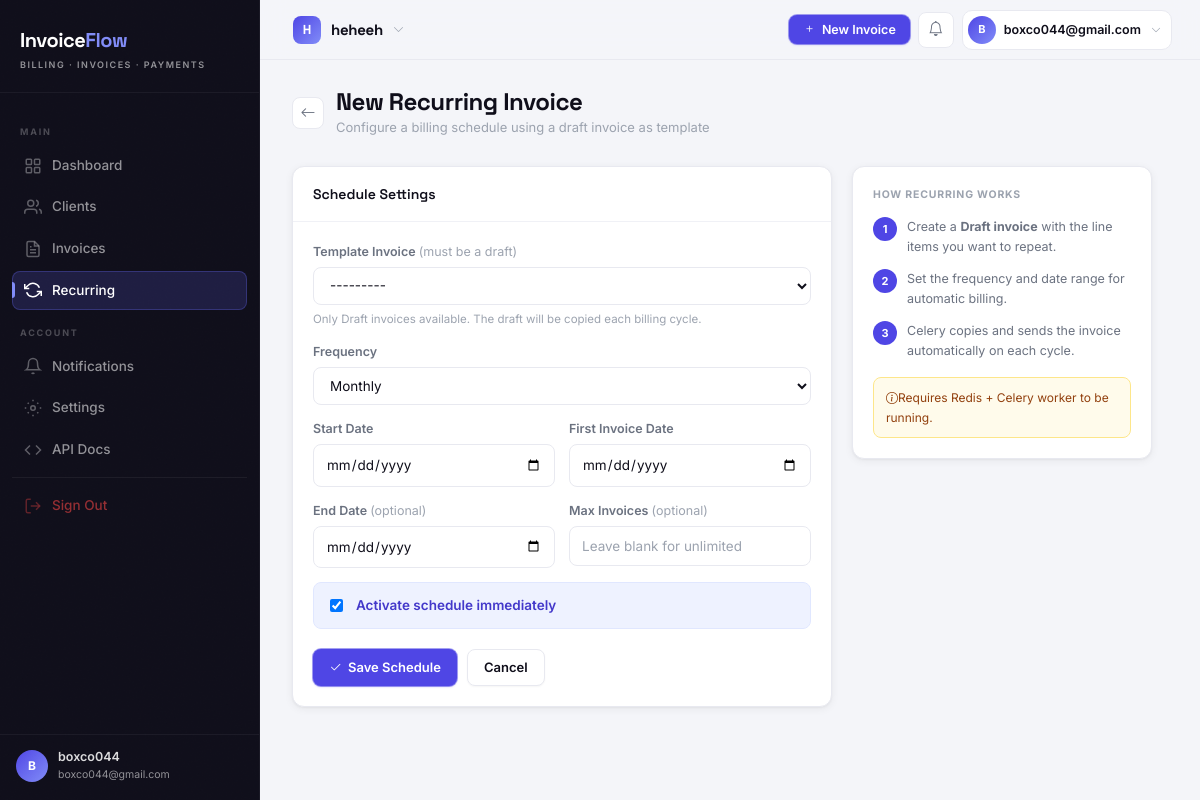
The app's page /recurring/new/ (signed in) with its own data.
### accounts/models.py (models this page shows, shortened)
class User(AbstractUser):
    id = models.UUIDField(primary_key=True, default=uuid.uuid4, editable=False)
    email = models.EmailField(unique=True)
    avatar = models.ImageField(upload_to='avatars/', null=True, blank=True)
    is_email_verified = models.BooleanField(default=False)
    totp_secret = models.CharField(max_length=64, blank=True, default='')
    totp_enabled = models.BooleanField(default=False)
    created_at = models.DateTimeField(auto_now_add=True)
    updated_at = models.DateTimeField(auto_now=True)
    USERNAME_FIELD = 'email'
    REQUIRED_FIELDS = ['username']
    class Meta:
        verbose_name = 'User'
        verbose_name_plural = 'Users'

### organizations/models.py (models this page shows, shortened)
class Organization(models.Model):
    PLAN_FREE = 'free'
    PLAN_PRO = 'pro'
    PLAN_ENTERPRISE = 'enterprise'
    PLAN_CHOICES = [
        (PLAN_FREE, 'Free'),
        (PLAN_PRO, 'Pro'),
        (PLAN_ENTERPRISE, 'Enterprise'),
    ]
    id = models.UUIDField(primary_key=True, default=uuid.uuid4, editable=False)
    name = models.CharField(max_length=200)
    slug = models.SlugField(unique=True, max_length=100)
    owner = models.ForeignKey(
        settings.AUTH_USER_MODEL,
        on_delete=models.PROTECT,
        related_name='owned_organizations',
    )
    logo = models.ImageField(upload_to='org_logos/', null=True, blank=True)
    address = models.TextField(blank=True)
    currency = models.CharField(max_length=3, default='USD')
    tax_rate = models.DecimalField(max_digits=5, decimal_places=2, default=0)
    payment_terms = models.IntegerField(default=30, help_text='Default net days')
    stripe_customer_id = models.CharField(max_length=100, blank=True)
    plan = models.CharField(max_length=20, choices=PLAN_CHOICES, default=PLAN_FREE)
    website = models.URLField(blank=True)
    phone = models.CharField(max_length=30, blank=True)
    created_at = models.DateTimeField(auto_now_add=True)
    updated_at = models.DateTimeField(auto_now=True)
    class Meta:
        verbose_name = 'Organization'
        verbose_name_plural = 'Organizations'

### recurring/models.py (models this page shows, shortened)
class RecurringInvoice(models.Model):
    FREQ_WEEKLY = 'weekly'
    FREQ_MONTHLY = 'monthly'
    FREQ_QUARTERLY = 'quarterly'
    FREQ_ANNUALLY = 'annually'
    FREQ_CHOICES = [
        (FREQ_WEEKLY, 'Weekly'),
        (FREQ_MONTHLY, 'Monthly'),
        (FREQ_QUARTERLY, 'Quarterly'),
        (FREQ_ANNUALLY, 'Annually'),
    ]
    id = models.UUIDField(primary_key=True, default=uuid.uuid4, editable=False)
    organization = models.ForeignKey(
        Organization, on_delete=models.CASCADE, related_name='recurring_invoices',
    )
    template_invoice = models.ForeignKey(
        Invoice, on_delete=models.CASCADE, related_name='recurring_schedules',
        help_text='Draft invoice used as template',
    )
    frequency = models.CharField(max_length=20, choices=FREQ_CHOICES, default=FREQ_MONTHLY)
    start_date = models.DateField()
    end_date = models.DateField(null=True, blank=True)
    max_occurrences = models.IntegerField(null=True, blank=True)
    occurrences_sent = models.IntegerField(default=0)
    next_run_date = models.DateField()
    is_active = models.BooleanField(default=True)
    created_at = models.DateTimeField(auto_now_add=True)
    class Meta:
        verbose_name = 'Recurring Invoice'
        ordering = ['next_run_date']

### recurring/views.py (the view, shortened to what this page needs)
# urls.py: path('new/', views.recurring_create, name='create'),
@login_required
def recurring_create(request):
    org = _get_org(request)
    if not org:
        return redirect('organizations:onboarding')
    form = RecurringForm(org=org)
    return render(request, 'recurring/form.html', {'form': form, 'org': org, 'title': 'New Recurring Invoice'})

### recurring/views.py
class RecurringForm(forms.ModelForm):
    class Meta:
        model = RecurringInvoice
        fields = ['template_invoice', 'frequency', 'start_date', 'end_date',
                  'max_occurrences', 'next_run_date', 'is_active']
        widgets = {
            'template_invoice': forms.Select(attrs={'class': 'form-control'}),
            'frequency': forms.Select(attrs={'class': 'form-control'}),
            'start_date': forms.DateInput(attrs={'class': 'form-control', 'type': 'date'}),
            'end_date': forms.DateInput(attrs={'class': 'form-control', 'type': 'date'}),
            'next_run_date': forms.DateInput(attrs={'class': 'form-control', 'type': 'date'}),
            'max_occurrences': forms.NumberInput(attrs={'class': 'form-control', 'placeholder': 'Leave blank for unlimited'}),
            'is_active': forms.CheckboxInput(attrs={'class': 'form-check-input'}),
        }
    def __init__(self, *args, org=None, **kwargs):
        super().__init__(*args, **kwargs)
        if org:
            self.fields['template_invoice'].queryset = Invoice.objects.filter(
                organization=org, status=Invoice.STATUS_DRAFT
            )

### recurring/views.py (called while the page is built)
def _get_org(request):
    m = OrganizationMembership.objects.filter(user=request.user).select_related('organization').first()
    return m.organization if m else None

### templates/recurring/form.html (shortened to what this page needs)
{% extends 'base.html' %}
{% block content %}
<div class="page-header">
  <div class="page-header-left">
    <div style="display:flex;align-items:center;gap:12px;">
      <a href="{% url 'recurring:list' %}" class="btn-icon" style="width:32px;height:32px;flex-shrink:0;text-decoration:none;"><i class="bi bi-arrow-left"></i></a>
      <div>
        <h1 class="page-title" style="margin-bottom:0;">{{ title }}</h1>
        <p class="page-subtitle" style="margin:0;">Configure a billing schedule using a draft invoice as template</p>
      </div>
    </div>
  </div>
</div>
<div class="layout-form" style="max-width:860px;">
  <div class="card">
    <div class="card-header"><h3 class="card-header-title">Schedule Settings</h3></div>
    <div class="card-body">
      <form method="post">
        <div style="display:grid;gap:14px;">
          <div>
            <label class="form-label">Template Invoice <span style="color:var(--text-muted);font-weight:400;">(must be a draft)</span></label>
            {{ form.template_invoice }}
            <p style="font-size:11.5px;color:var(--text-muted);margin:5px 0 0;">Only Draft invoices available. The draft will be copied each billing cycle.</p>
          </div>
          <div>
            <label class="form-label">Frequency</label>
            {{ form.frequency }}
          </div>
          <div class="form-grid-2">
            <div>
              <label class="form-label">Start Date</label>
              {{ form.start_date }}
            </div>
            <div>
              <label class="form-label">First Invoice Date</label>
              {{ form.next_run_date }}
            </div>
            <div>
              <label class="form-label">End Date <span style="font-weight:400;color:var(--text-muted);">(optional)</span></label>
              {{ form.end_date }}
            </div>
            <div>
              <label class="form-label">Max Invoices <span style="font-weight:400;color:var(--text-muted);">(optional)</span></label>
              {{ form.max_occurrences }}
            </div>
          </div>
          <div style="display:flex;align-items:center;gap:10px;padding:12px;background:var(--brand-50);border-radius:8px;border:1px solid var(--brand-100);">
            {{ form.is_active }}
            <label style="font-size:13.5px;font-weight:600;color:var(--brand-700);cursor:pointer;margin:0;">Activate schedule immediately</label>
          </div>
        </div>
        <div style="display:flex;gap:10px;margin-top:20px;">
          <button type="submit" class="btn btn-primary"><i class="bi bi-check2"></i> Save Schedule</button>
          <a href="{% url 'recurring:list' %}" class="btn btn-secondary">Cancel</a>
        </div>
      </form>
    </div>
  </div>
  <div class="card">
    <div class="card-body">
      <div style="font-size:10.5px;font-weight:700;letter-spacing:0.8px;text-transform:uppercase;color:var(--text-muted);margin-bottom:14px;">How Recurring Works</div>
      <div style="display:flex;flex-direction:column;gap:12px;">
        <div style="display:flex;gap:10px;align-items:flex-start;">
          <div style="width:24px;height:24px;border-radius:50%;background:var(--brand-600);color:#fff;font-size:11px;font-weight:700;display:flex;align-items:center;justify-content:center;flex-shrink:0;">1</div>
          <div style="font-size:12.5px;color:var(--text-secondary);">Create a <strong>Draft invoice</strong> with the line items you want to repeat.</div>
        </div>
        <div style="display:flex;gap:10px;align-items:flex-start;">
          <div style="width:24px;height:24px;border-radius:50%;background:var(--brand-600);color:#fff;font-size:11px;font-weight:700;display:flex;align-items:center;justify-content:center;flex-shrink:0;">2</div>
          <div style="font-size:12.5px;color:var(--text-secondary);">Set the frequency and date range for automatic billing.</div>
        </div>
        <div style="display:flex;gap:10px;align-items:flex-start;">
          <div style="width:24px;height:24px;border-radius:50%;background:var(--brand-600);color:#fff;font-size:11px;font-weight:700;display:flex;align-items:center;justify-content:center;flex-shrink:0;">3</div>
          <div style="font-size:12.5px;color:var(--text-secondary);">Celery copies and sends the invoice automatically on each cycle.</div>
        </div>
      </div>
      <div style="margin-top:16px;padding:10px 12px;background:#fffbeb;border-radius:8px;border:1px solid #fde68a;">
        <div style="font-size:12px;color:#92400e;"><i class="bi bi-info-circle me-1"></i>Requires Redis + Celery worker to be running.</div>
      </div>
    </div>
  </div>
</div>
{% endblock %}

### templates/base.html (shortened to what this page needs)
<!DOCTYPE html>
<html lang="en">
<head>
  <link rel="stylesheet" href="https://cdn.jsdelivr.net/npm/bootstrap-icons@1.11.3/font/bootstrap-icons.min.css">
  {% load static %}
  <link rel="stylesheet" href="{% static 'css/invoiceflow.css' %}">
</head>
<body>
<aside class="sidebar" id="sidebar">
  <div class="sidebar-brand">
    <div class="brand-text">Invoice<span>Flow</span></div>
    <div class="brand-tag">Billing · Invoices · Payments</div>
  </div>
  <nav class="sidebar-nav">
    <div class="sidebar-section-label">Main</div>
    <a href="{% url 'dashboard:dashboard' %}" class="{% if request.resolver_match.namespace == 'dashboard' %}active{% endif %}">
      <svg class="nav-icon" fill="none" viewBox="0 0 24 24" stroke="currentColor" stroke-width="2">
        <rect x="3" y="3" width="7" height="7" rx="1"/><rect x="14" y="3" width="7" height="7" rx="1"/>
        <rect x="3" y="14" width="7" height="7" rx="1"/><rect x="14" y="14" width="7" height="7" rx="1"/>
      </svg>
      Dashboard
    </a>
    <a href="{% url 'clients:list' %}" class="{% if request.resolver_match.namespace == 'clients' %}active{% endif %}">
      <svg class="nav-icon" fill="none" viewBox="0 0 24 24" stroke="currentColor" stroke-width="2">
        <path d="M17 21v-2a4 4 0 0 0-4-4H5a4 4 0 0 0-4 4v2"/><circle cx="9" cy="7" r="4"/>
        <path d="M23 21v-2a4 4 0 0 0-3-3.87"/><path d="M16 3.13a4 4 0 0 1 0 7.75"/>
      </svg>
      Clients
    </a>
    <a href="{% url 'invoices:list' %}" class="{% if request.resolver_match.namespace == 'invoices' %}active{% endif %}">
      <svg class="nav-icon" fill="none" viewBox="0 0 24 24" stroke="currentColor" stroke-width="2">
        <path d="M14 2H6a2 2 0 0 0-2 2v16a2 2 0 0 0 2 2h12a2 2 0 0 0 2-2V8z"/>
        <polyline points="14 2 14 8 20 8"/><line x1="16" y1="13" x2="8" y2="13"/><line x1="16" y1="17" x2="8" y2="17"/><polyline points="10 9 9 9 8 9"/>
      </svg>
      Invoices
    </a>
    <a href="{% url 'recurring:list' %}" class="{% if request.resolver_match.namespace == 'recurring' %}active{% endif %}">
      <svg class="nav-icon" fill="none" viewBox="0 0 24 24" stroke="currentColor" stroke-width="2">
        <polyline points="1 4 1 10 7 10"/><polyline points="23 20 23 14 17 14"/>
        <path d="M20.49 9A9 9 0 0 0 5.64 5.64L1 10m22 4-4.64 4.36A9 9 0 0 1 3.51 15"/>
      </svg>
      Recurring
    </a>
    <div class="sidebar-section-label">Account</div>
    <a href="{% url 'notifications:list' %}" class="{% if request.resolver_match.namespace == 'notifications' %}active{% endif %}">
      <svg class="nav-icon" fill="none" viewBox="0 0 24 24" stroke="currentColor" stroke-width="2">
        <path d="M18 8A6 6 0 0 0 6 8c0 7-3 9-3 9h18s-3-2-3-9"/>
        <path d="M13.73 21a2 2 0 0 1-3.46 0"/>
      </svg>
      Notifications
    </a>
    <a href="{% url 'organizations:settings' %}" class="{% if request.resolver_match.namespace == 'organizations' %}active{% endif %}">
      <svg class="nav-icon" fill="none" viewBox="0 0 24 24" stroke="currentColor" stroke-width="2">
        <circle cx="12" cy="12" r="3"/>
        <path d="M19.07 4.93l-1.41 1.41M4.93 4.93l1.41 1.41M4.93 19.07l1.41-1.41M19.07 19.07l-1.41-1.41M1 12h2M21 12h2M12 1v2M12 21v2"/>
      </svg>
      Settings
    </a>
    <a href="/api/docs/" target="_blank">
      <svg class="nav-icon" fill="none" viewBox="0 0 24 24" stroke="currentColor" stroke-width="2">
        <polyline points="16 18 22 12 16 6"/><polyline points="8 6 2 12 8 18"/>
      </svg>
      API Docs
    </a>
    <hr style="border:none;border-top:1px solid rgba(255,255,255,0.06);margin:8px 0;">
    <a href="{% url 'account_logout' %}" class="nav-signout">
      <svg class="nav-icon" fill="none" viewBox="0 0 24 24" stroke="currentColor" stroke-width="2">
        <path d="M9 21H5a2 2 0 0 1-2-2V5a2 2 0 0 1 2-2h4"/>
        <polyline points="16 17 21 12 16 7"/><line x1="21" y1="12" x2="9" y2="12"/>
      </svg>
      Sign Out
    </a>
  </nav>
  <div class="sidebar-footer">
    <div class="sidebar-user">
      <div class="sidebar-avatar">{{ request.user.email|first|upper }}</div>
      <div class="sidebar-user-info">
        <div class="sidebar-user-name">{{ request.user.get_full_name|default:request.user.username }}</div>
        <div class="sidebar-user-email">{{ request.user.email }}</div>
      </div>
    </div>
  </div>
</aside>
<header class="topbar">
  <div style="display:flex;align-items:center;gap:12px;">
    <div class="topbar-org-switcher">
      <button class="topbar-org-btn" onclick="document.getElementById('org-dropdown').classList.toggle('show')">
        <div class="org-avatar">{% if org %}{{ org.name|first|upper }}{% else %}I{% endif %}</div>
        <span class="org-name">{% if org %}{{ org.name }}{% else %}InvoiceFlow{% endif %}</span>
        <i class="bi bi-chevron-down"></i>
      </button>
    </div>
  </div>
  <div class="topbar-actions">
    <a href="{% url 'invoices:create' %}" class="btn btn-primary" style="padding:6px 14px;font-size:12.5px;">
      <i class="bi bi-plus"></i> New Invoice
    </a>
    <a href="{% url 'notifications:list' %}" class="btn-icon" title="Notifications">
      <i class="bi bi-bell"></i>
    </a>
    <a href="{% url 'organizations:settings' %}" class="topbar-user-btn">
      <div class="topbar-user-avatar">{{ request.user.email|first|upper }}</div>
      <span class="topbar-user-name">{{ request.user.email|truncatechars:22 }}</span>
      <i class="bi bi-chevron-down" style="font-size:10px;color:var(--text-muted);margin-left:2px;"></i>
    </a>
  </div>
</header>
<main class="main-content">
  <div class="page-container">
    {% block content %}{% endblock %}
  </div>
</main>
</body>
</html>

### records on screen
User: user.email|first "B", user.get_full_name "boxco044", user.email "boxco044@gmail.com"
Organization: name|first "H", name "heheeh"

### other values on screen
{{ title }} "New Recurring Invoice"
